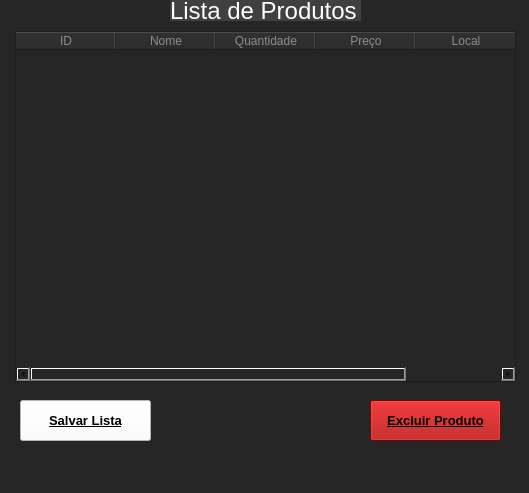
<?xml version="1.0" encoding="UTF-8"?>
<ui version="4.0">
 <class>Lista</class>
 <widget class="QMainWindow" name="Lista">
  <property name="geometry">
   <rect>
    <x>0</x>
    <y>0</y>
    <width>529</width>
    <height>493</height>
   </rect>
  </property>
  <property name="windowTitle">
   <string>MainWindow</string>
  </property>
  <property name="styleSheet">
   <string notr="true">background-color: rgb(38, 38, 38);</string>
  </property>
  <widget class="QWidget" name="centralwidget">
   <widget class="QLabel" name="label">
    <property name="geometry">
     <rect>
      <x>170</x>
      <y>0</y>
      <width>191</width>
      <height>21</height>
     </rect>
    </property>
    <property name="font">
     <font>
      <pointsize>18</pointsize>
     </font>
    </property>
    <property name="styleSheet">
     <string notr="true">background-color: rgb(64, 64, 64);
color: rgb(255, 255, 255);</string>
    </property>
    <property name="text">
     <string>Lista de Produtos</string>
    </property>
   </widget>
   <widget class="QPushButton" name="pushButton">
    <property name="geometry">
     <rect>
      <x>370</x>
      <y>400</y>
      <width>131</width>
      <height>41</height>
     </rect>
    </property>
    <property name="font">
     <font>
      <pointsize>10</pointsize>
      <weight>75</weight>
      <bold>true</bold>
      <underline>true</underline>
     </font>
    </property>
    <property name="styleSheet">
     <string notr="true">background-color: rgb(170, 0, 0);
</string>
    </property>
    <property name="text">
     <string>Excluir Produto</string>
    </property>
   </widget>
   <widget class="QPushButton" name="pushButton_2">
    <property name="geometry">
     <rect>
      <x>20</x>
      <y>400</y>
      <width>131</width>
      <height>41</height>
     </rect>
    </property>
    <property name="font">
     <font>
      <pointsize>10</pointsize>
      <weight>75</weight>
      <bold>true</bold>
      <underline>true</underline>
     </font>
    </property>
    <property name="styleSheet">
     <string notr="true">
background-color: rgb(255, 255, 255);
</string>
    </property>
    <property name="text">
     <string>Salvar Lista</string>
    </property>
   </widget>
   <widget class="QTableWidget" name="tableWidget">
    <property name="geometry">
     <rect>
      <x>15</x>
      <y>31</y>
      <width>501</width>
      <height>351</height>
     </rect>
    </property>
    <property name="styleSheet">
     <string notr="true">color: rgb(140, 140, 140);
alternate-background-color: rgb(191, 191, 191);</string>
    </property>
    <column>
     <property name="text">
      <string>ID</string>
     </property>
    </column>
    <column>
     <property name="text">
      <string>Nome</string>
     </property>
    </column>
    <column>
     <property name="text">
      <string>Quantidade</string>
     </property>
    </column>
    <column>
     <property name="text">
      <string>Preço</string>
     </property>
    </column>
    <column>
     <property name="text">
      <string>Local</string>
     </property>
    </column>
   </widget>
  </widget>
  <widget class="QMenuBar" name="menubar">
   <property name="geometry">
    <rect>
     <x>0</x>
     <y>0</y>
     <width>529</width>
     <height>21</height>
    </rect>
   </property>
  </widget>
  <widget class="QStatusBar" name="statusbar"/>
 </widget>
 <resources/>
 <connections/>
</ui>
